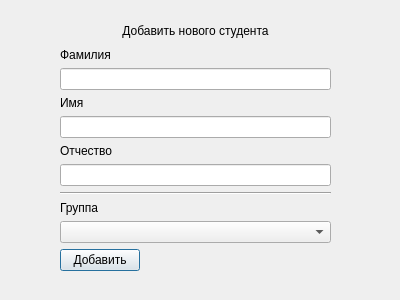
<?xml version="1.0" encoding="UTF-8"?>
<ui version="4.0">
 <class>Dialog</class>
 <widget class="QDialog" name="Dialog">
  <property name="geometry">
   <rect>
    <x>0</x>
    <y>0</y>
    <width>400</width>
    <height>300</height>
   </rect>
  </property>
  <property name="minimumSize">
   <size>
    <width>400</width>
    <height>0</height>
   </size>
  </property>
  <property name="windowTitle">
   <string>Добавить нового студента</string>
  </property>
  <widget class="QWidget" name="">
   <property name="geometry">
    <rect>
     <x>60</x>
     <y>20</y>
     <width>271</width>
     <height>251</height>
    </rect>
   </property>
   <layout class="QVBoxLayout" name="verticalLayout_5">
    <property name="sizeConstraint">
     <enum>QLayout::SetMaximumSize</enum>
    </property>
    <item>
     <widget class="QLabel" name="addTitle">
      <property name="sizePolicy">
       <sizepolicy hsizetype="Preferred" vsizetype="Ignored">
        <horstretch>0</horstretch>
        <verstretch>0</verstretch>
       </sizepolicy>
      </property>
      <property name="text">
       <string>Добавить нового студента</string>
      </property>
      <property name="alignment">
       <set>Qt::AlignCenter</set>
      </property>
     </widget>
    </item>
    <item>
     <layout class="QVBoxLayout" name="verticalLayout_4">
      <item>
       <layout class="QVBoxLayout" name="verticalLayout_3">
        <item>
         <layout class="QVBoxLayout" name="verticalLayout_2">
          <item>
           <layout class="QVBoxLayout" name="verticalLayout">
            <item>
             <widget class="QLabel" name="lastNameLabel">
              <property name="text">
               <string>Фамилия</string>
              </property>
             </widget>
            </item>
            <item>
             <widget class="QLineEdit" name="lastNameLineEdit"/>
            </item>
            <item>
             <widget class="QLabel" name="firstNameLabel">
              <property name="text">
               <string>Имя</string>
              </property>
             </widget>
            </item>
            <item>
             <widget class="QLineEdit" name="firstNameLineEdit"/>
            </item>
            <item>
             <widget class="QLabel" name="thirdNameLabel">
              <property name="text">
               <string>Отчество</string>
              </property>
             </widget>
            </item>
            <item>
             <widget class="QLineEdit" name="thirdNameLineEdit"/>
            </item>
           </layout>
          </item>
          <item>
           <widget class="Line" name="line">
            <property name="orientation">
             <enum>Qt::Horizontal</enum>
            </property>
           </widget>
          </item>
          <item>
           <widget class="QLabel" name="studentGroupLabel">
            <property name="text">
             <string>Группа</string>
            </property>
           </widget>
          </item>
          <item>
           <widget class="QComboBox" name="studenGroupComboBox"/>
          </item>
         </layout>
        </item>
        <item>
         <widget class="QPushButton" name="addNewStudentBtn">
          <property name="sizePolicy">
           <sizepolicy hsizetype="Fixed" vsizetype="Fixed">
            <horstretch>0</horstretch>
            <verstretch>0</verstretch>
           </sizepolicy>
          </property>
          <property name="text">
           <string>Добавить</string>
          </property>
         </widget>
        </item>
       </layout>
      </item>
     </layout>
    </item>
   </layout>
  </widget>
 </widget>
 <resources/>
 <connections/>
</ui>
